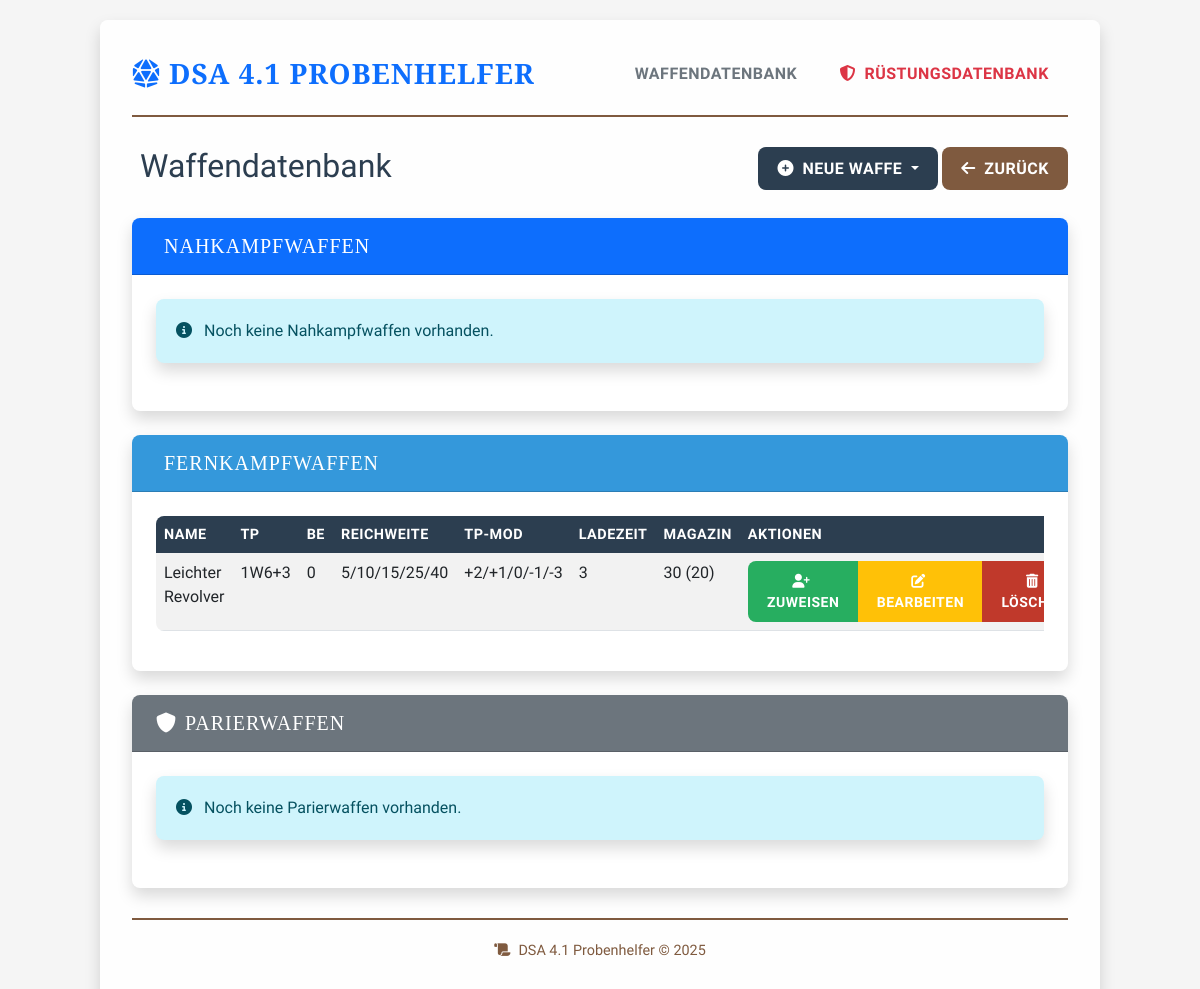
The page /weapons on the database its author committed.
### app.py (models this page shows)
class Weapon(db.Model):
    __abstract__ = True
    id = db.Column(db.Integer, primary_key=True)
    name = db.Column(db.String(100), nullable=False)

class RangedWeapon(Weapon):
    __tablename__ = 'ranged_weapon'
    be = db.Column(db.Integer, default=0)  # Behinderung
    tp = db.Column(db.String(20), nullable=False)  # z.B. "1W6+4"
    reichweite = db.Column(db.String(50), nullable=False)  # z.B. "5/10/15/25/40"
    tp_mod_entfernung = db.Column(db.String(50), nullable=False)  # z.B. "+2/+1/0/-1/-3"
    ladezeit_einzeln = db.Column(db.Integer, default=1)  # Ladezeit innerhalb eines Magazins
    ladezeit_magazin = db.Column(db.Integer, nullable=True)  # Ladezeit für Magazinwechsel, NULL wenn kein Magazin
    munition_max = db.Column(db.Integer, default=0)  # Maximale Munition
    character_links = db.relationship('CharacterRangedWeapon', backref='weapon', lazy=True, cascade="all, delete-orphan")

### app.py (the view)
@app.route('/weapons')
def all_weapons():
    melee_weapons = MeleeWeapon.query.all()
    ranged_weapons = RangedWeapon.query.all()
    parry_weapons = ParryWeapon.query.all()
    return render_template('all_weapons.html',
                           melee_weapons=melee_weapons,
                           ranged_weapons=ranged_weapons,
                           parry_weapons=parry_weapons)

### templates/all_weapons.html (shortened to what this page needs)
{% extends "layout.html" %}
{% block content %}
<div class="row mb-4">
  <div class="col">
    <h2>Waffendatenbank</h2>
  </div>
  <div class="col text-end">
    <div class="btn-group">
      <button class="btn btn-primary dropdown-toggle" type="button" id="dropdownMenuButton" data-bs-toggle="dropdown" aria-expanded="false">
        <i class="fas fa-plus-circle me-1"></i> Neue Waffe
      </button>
    </div>
    <a href="{{ url_for('index') }}" class="btn btn-secondary">
      <i class="fas fa-arrow-left me-1"></i> Zurück
    </a>
  </div>
</div>
<div class="card mb-4">
  <div class="card-header bg-primary text-white">
    <h5 class="mb-0">Nahkampfwaffen</h5>
  </div>
  <div class="card-body">
    {% if melee_weapons %}
      <div class="table-responsive">
        <table class="table table-striped table-hover">
          <thead class="table-dark">
            <tr>
              <th>Name</th>
              <th>TP</th>
              <th>BE</th>
              <th>KK-Bonus</th>
              <th>INI/AT/PA</th>
              <th>Aktionen</th>
            </tr>
          </thead>
          <tbody>
            {% for weapon in melee_weapons %}
            <tr>
              <td>{{ weapon.name }}</td>
              <td>{{ weapon.tp }}</td>
              <td>{{ weapon.be }}</td>
              <td>
                {% if weapon.tp_kk_schwelle > 0 %}
                ab {{ weapon.tp_kk_schwelle }} (+1/{{ weapon.tp_kk_schritt }})
                {% else %}
                -
                {% endif %}
              </td>
              <td>{{ weapon.ini_mod }}/{{ weapon.at_mod }}/{{ weapon.pa_mod }}</td>
              <td>
                <div class="btn-group btn-group-sm">
                  <a href="{{ url_for('assign_melee_weapon', weapon_id=weapon.id) }}" class="btn btn-success">
                    <i class="fas fa-user-plus me-1"></i> Zuweisen
                  </a>
                  <a href="{{ url_for('edit_melee_weapon', weapon_id=weapon.id) }}" class="btn btn-warning text-white">
                    <i class="fas fa-edit me-1"></i> Bearbeiten
                  </a>
                  <a href="{{ url_for('delete_melee_weapon', weapon_id=weapon.id) }}" class="btn btn-danger"
                     onclick="return confirm('Waffe wirklich löschen? Dies entfernt die Waffe auch von allen Charakteren!')">
                    <i class="fas fa-trash-alt me-1"></i> Löschen
                  </a>
                </div>
              </td>
            </tr>
            {% endfor %}
          </tbody>
        </table>
      </div>
    {% else %}
      <div class="alert alert-info">
        <i class="fas fa-info-circle me-2"></i> Noch keine Nahkampfwaffen vorhanden.
      </div>
    {% endif %}
  </div>
</div>
<div class="card mb-4">
  <div class="card-header bg-info text-white">
    <h5 class="mb-0">Fernkampfwaffen</h5>
  </div>
  <div class="card-body">
    {% if ranged_weapons %}
      <div class="table-responsive">
        <table class="table table-striped table-hover">
          <thead class="table-dark">
            <tr>
              <th>Name</th>
              <th>TP</th>
              <th>BE</th>
              <th>Reichweite</th>
              <th>TP-Mod</th>
              <th>Ladezeit</th>
              <th>Magazin</th>
              <th>Aktionen</th>
            </tr>
          </thead>
          <tbody>
            {% for weapon in ranged_weapons %}
            <tr>
              <td>{{ weapon.name }}</td>
              <td>{{ weapon.tp }}</td>
              <td>{{ weapon.be }}</td>
              <td>{{ weapon.reichweite }}</td>
              <td>{{ weapon.tp_mod_entfernung }}</td>
              <td>{{ weapon.ladezeit_einzeln }}</td>
              <td>
                {% if weapon.ladezeit_magazin is not none %}
                {{ weapon.munition_max }} ({{ weapon.ladezeit_magazin }})
                {% else %}
                Einzelschuss
                {% endif %}
              </td>
              <td>
                <div class="btn-group btn-group-sm">
                  <a href="{{ url_for('assign_ranged_weapon', weapon_id=weapon.id) }}" class="btn btn-success">
                    <i class="fas fa-user-plus me-1"></i> Zuweisen
                  </a>
                  <a href="{{ url_for('edit_ranged_weapon', weapon_id=weapon.id) }}" class="btn btn-warning text-white">
                    <i class="fas fa-edit me-1"></i> Bearbeiten
                  </a>
                  <a href="{{ url_for('delete_ranged_weapon', weapon_id=weapon.id) }}" class="btn btn-danger"
                     onclick="return confirm('Waffe wirklich löschen? Dies entfernt die Waffe auch von allen Charakteren!')">
                    <i class="fas fa-trash-alt me-1"></i> Löschen
                  </a>
                </div>
              </td>
            </tr>
            {% endfor %}
          </tbody>
        </table>
      </div>
    {% else %}
      <div class="alert alert-info">
        <i class="fas fa-info-circle me-2"></i> Noch keine Fernkampfwaffen vorhanden.
      </div>
    {% endif %}
  </div>
</div>
<div class="card mb-4">
  <div class="card-header bg-secondary text-white">
    <h5 class="mb-0"><i class="fas fa-shield me-2"></i>Parierwaffen</h5>
  </div>
  <div class="card-body">
    {% if parry_weapons %}
      <div class="table-responsive">
        <table class="table table-striped table-hover">
          <thead class="table-dark">
            <tr>
              <th>Name</th>
              <th>INI-Mod</th>
              <th>AT-Mod</th>
              <th>PA-Mod</th>
              <th>Aktionen</th>
            </tr>
          </thead>
          <tbody>
            {% for weapon in parry_weapons %}
            <tr>
              <td>{{ weapon.name }}</td>
              <td>{{ weapon.ini_mod }}</td>
              <td>{{ weapon.at_mod }}</td>
              <td>{{ weapon.pa_mod }}</td>
              <td>
                <div class="btn-group btn-group-sm">
                  <a href="{{ url_for('assign_parry_weapon', weapon_id=weapon.id) }}" class="btn btn-success">
                    <i class="fas fa-user-plus me-1"></i> Zuweisen
                  </a>
                  <a href="{{ url_for('edit_parry_weapon', weapon_id=weapon.id) }}" class="btn btn-warning text-white">
                    <i class="fas fa-edit me-1"></i> Bearbeiten
                  </a>
                  <a href="{{ url_for('delete_parry_weapon', weapon_id=weapon.id) }}" class="btn btn-danger"
                     onclick="return confirm('Waffe wirklich löschen? Dies entfernt die Waffe auch von allen Charakteren!')">
                    <i class="fas fa-trash-alt me-1"></i> Löschen
                  </a>
                </div>
              </td>
            </tr>
            {% endfor %}
          </tbody>
        </table>
      </div>
    {% else %}
      <div class="alert alert-info">
        <i class="fas fa-info-circle me-2"></i> Noch keine Parierwaffen vorhanden.
      </div>
    {% endif %}
  </div>
</div>
{% endblock %}

### templates/layout.html (style rules this page uses)
:root { --primary-color: #2c3e50; --secondary-color: #7f5a3f; --accent-color: #c0392b; --success-color: #27ae60; --danger-color: #c0392b; --info-color: #3498db; --dark-color: #1a1a1a; --light-color: #f8f9fa; --border-radius: 0.5rem; --card-shadow: 0 0.5rem 1rem rgba(0, 0, 0, 0.15); --transition-speed: 0.3s; }
body { font-family: 'Raleway', sans-serif; color: var(--primary-color); background-color: #f5f5f5; background-image: url('https://www.transparenttextures.com/patterns/parchment.png'); padding-top: 20px; padding-bottom: 20px; }
.btn { transition: all var(--transition-speed); border-radius: var(--border-radius); font-weight: 600; text-transform: uppercase; letter-spacing: 0.5px; padding: 0.6rem 1.2rem; border: none; }
.btn-primary { background-color: var(--primary-color); }
.btn-secondary { background-color: var(--secondary-color); }
.btn-success { background-color: var(--success-color); }
.btn-danger { background-color: var(--danger-color); }
.card { border: none; border-radius: var(--border-radius); overflow: hidden; box-shadow: var(--card-shadow); transition: all var(--transition-speed); margin-bottom: 1.5rem; }
.card-header { background-color: var(--primary-color); color: white; font-family: 'Cinzel', serif; font-weight: 700; text-transform: uppercase; letter-spacing: 1px; padding: 1rem 1.5rem; }
.card-header.bg-info { background-color: var(--info-color) !important; }
.card-body { padding: 1.5rem; }
.table { border-radius: var(--border-radius); overflow: hidden; }
.table thead th { background-color: var(--primary-color); color: white; font-weight: 600; text-transform: uppercase; letter-spacing: 0.5px; font-size: 0.9rem; border: none; }
.alert { border: none; border-radius: var(--border-radius); box-shadow: var(--card-shadow); padding: 1.25rem; margin-bottom: 1.5rem; }

### rows shown on the page
RangedWeapon: name "Leichter Revolver", tp "1W6+3", be "0", reichweite "5/10/15/25/40", tp_mod_entfernung "+2/+1/0/-1/-3", ladezeit_einzeln "3", munition_max "30", ladezeit_magazin "20"
